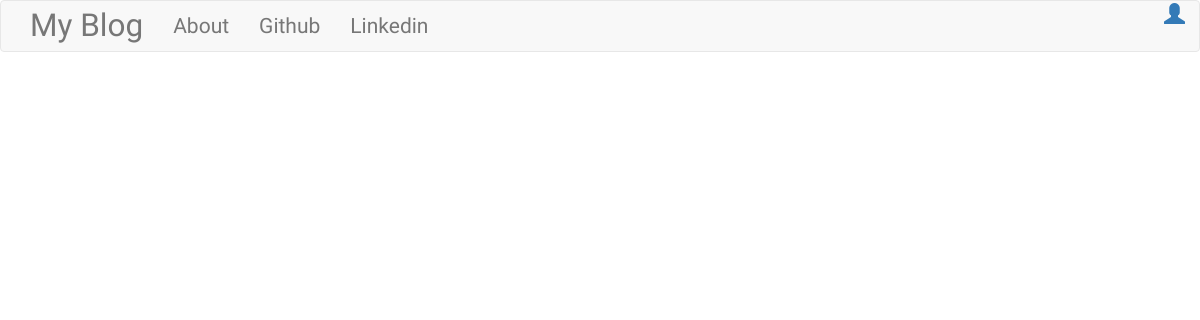
Before: / with the older database file.
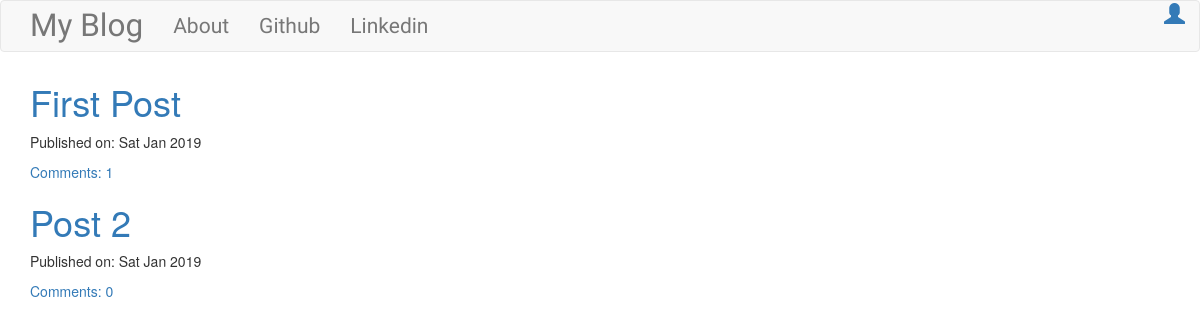
After: the same page with the newer database file.
### blog/models.py (models this page shows, shortened)
class Post(models.Model):
    auther = models.ForeignKey('auth.User', on_delete=models.CASCADE)
    title = models.CharField(max_length=264)
    text = models.TextField()
    created_date = models.DateTimeField(default=timezone.now())
    published_date = models.DateTimeField(blank=True, null=True)
    def approve_comments(self):
        return self.comments.filter(approved_comment=True)

### blog/views.py (the view)
# urls.py: path('', views.PostListView.as_view(), name='post_list'),
class PostListView(ListView):
    model = Post
    def get_queryset(self):
        return Post.objects.filter(published_date__lte=timezone.now()).order_by('-published_date')

### blog/templates/blog/post_list.html (shortened to what this page needs)
{% extends "blog/base.html" %}
{% block body_block %}
<div class="centerstage">
    {% for post in post_list %}
    <div class="post">
        <h1><a href="{% url 'post_detail' pk=post.pk %}">{{ post.title }}</a></h1>
        <div class="date">
            <p>Published on: {{ post.published_date|date:"D M Y" }}</p>
        </div>
        <a href="{% url 'post_detail' pk=post.pk %}">Comments: {{ post.approve_comments.count }}</a>
    </div>
    {% endfor %}
</div>
{% endblock %}

### blog/templates/blog/base.html (shortened to what this page needs)
<!DOCTYPE html>
{% load staticfiles %}
<html lang="en">
  <head>
    <link rel="stylesheet" href="https://maxcdn.bootstrapcdn.com/bootstrap/3.3.7/css/bootstrap.min.css">
    <link rel="stylesheet" href="//cdn.jsdelivr.net/npm/medium-editor@latest/dist/css/medium-editor.min.css" type="text/css" media="screen" charset="utf-8">
    <link rel="stylesheet" href="{% static 'css/blog.css' %}">
  </head>
  <body class="loader">
    <nav class="navbar navbar-default techfont custom-navbar">
      <div class="container">
        <ul class="nav navbar-nav">
          <li><a href="{% url 'post_list' %}" class="navbar-brand bigbrand">My Blog</a></li>
          <li><a href="{% url 'about' %}">About</a></li>
          <li><a href="http://www.github.com">Github</a></li>
          <li><a href="http://www.linkedin.com">Linkedin</a></li>
        </ul>
        <ul class="nav navbar-nav navbar-right">
          {% if user.is_authenticated %}
            <li><a href="{% url 'post_new' %}">New Post</a></li>
            <li><a href="{% url 'post_draft_list' %}">Drafts</a></li>
            <li><a href="{% url 'logout' %}">Log out</a></li>
            <a href="">Wlcome: {{ user.username }}</a>
          {% else %}
          <li class="nav navbar-right"></li><a href="{% url 'login' %}"><span class="glyphicon glyphicon-user"></span></a></li>
          {% endif %}
        </ul>
      </div>
    </nav>
    <div class="content container">
        <div class="row">
          <div class="col-md-8">
            <div class="blog_posts">
              {% block body_block %}{% endblock %}
            </div>
          </div>
        </div>
    </div>
  </body>
</html>

### blog/static/css/blog.css (style rules this page uses)
.techfont { font-family: 'Russo One', sans-serif; font-size: 1.5em; margin-bottom: 10px; }
.bigbrand { font-size: 1.5em; }
.centerstage { margin-left: auto; margin-right: auto; }
.loader { filter:hue-rotate(0deg); color:linear-gradient(45deg,#0f8,#08f); animation:hue 10000ms infinite linear; }

Changed rows visible on the page:
added Post: title "First Post", published_date "Sat Jan 2019", approve_comments.count "1"
added Post: title "Post 2", published_date "Sat Jan 2019", approve_comments.count "0"
